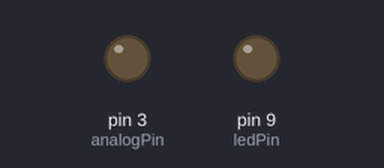
Bench run of a sketch on a simulated Arduino Uno, built with avr-gcc and run on an emulated ATmega328P. Parts: output pins drawn as LEDs (lit = HIGH).

Above: at 0.05 s.
At 0.45 s:
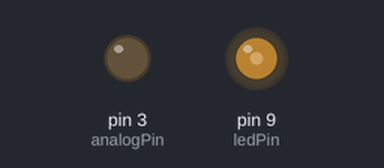
At 0.7 s:
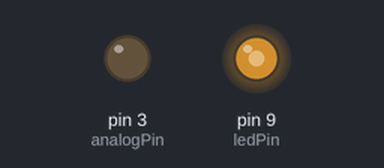
At 1.4 s:
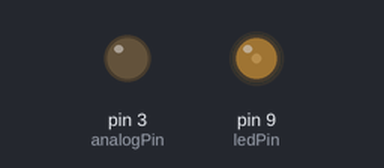
Timing chart, 0 to 3.5 s (numbered marks = the images above):
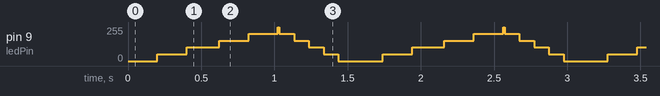

Measured:
- by itself, pin 9 (ledPin): repeats every 1.5 s: 102/255 0.22 s, 153/255 0.20 s, 204/255 0.20 s, 255/255 0.01 s, 204/255 0.10 s, 153/255 0.10 s, 102/255 0.10 s, 51/255 0.10 s, 0/255 0.30 s, 51/255 0.20 s

The sketch:

Led.ino
```cpp
int ledPin = 9;
int analogPin = 3;
int x = 0;
float tenSao = 0;


void setup() {
  pinMode(ledPin, OUTPUT);
  pinMode(analogPin, OUTPUT);
  Serial.begin(9600);
}

void loop() {


  for(tenSao=0; tenSao<5; tenSao += 0.1){
    x = map(tenSao, 0,5, 0,255);
    analogWrite(9, x);
    delay(20);
  }

  for(tenSao=5; tenSao>0; tenSao -= 0.1){
    x = map(tenSao, 0,5, 0,255);
    analogWrite(9, x);
    delay(10);
  }

}
```
